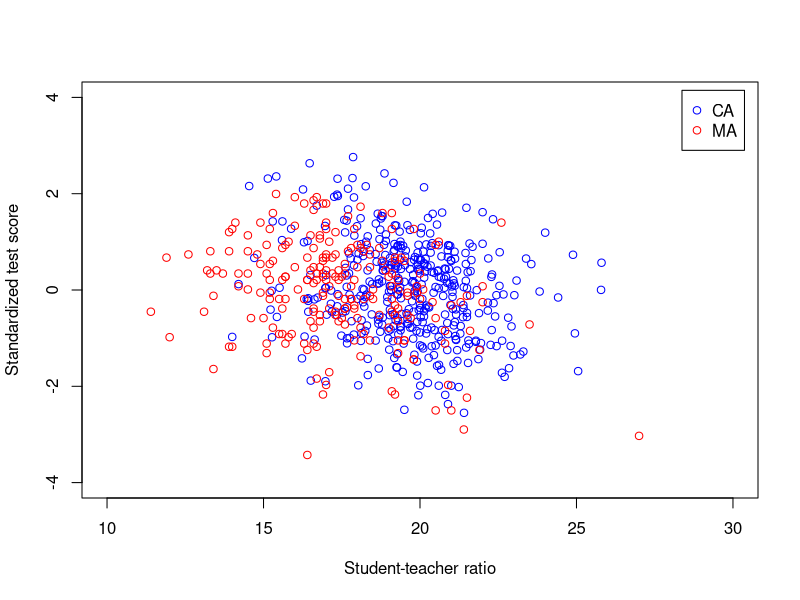

Write R code to recreate this figure. (Note: this script raises an error after producing the figure.)
## ---- chunk 1
library(AER) # Load Applied Econometrics with R library
library(parameters) # Load parameters library 

data(CASchools) # Load CASchools data
# Generate a couple of useful variables
CASchools$STR <- CASchools$students/CASchools$teachers  # Student-teacher ratio
CASchools$Score <- (CASchools$read + CASchools$math)/2  # Student test score
CASchools$HiEL <- as.numeric(CASchools$english > median(CASchools$english)) # Indicator for districts w/ above median English learners
# Compute standardized CA score
CASchools$Score.std <- (CASchools$Score - mean(CASchools$Score))/sd(CASchools$Score)  

data(MASchools) # Load MASchools data
# Generate a couple of useful variables
MASchools$Score <- MASchools$score4 
MASchools$STR <- MASchools$stratio
MASchools$HiEL <- as.numeric(MASchools$english > median(MASchools$english)) # Indicator for districts w/ above median English learners
# Compute standardized MAscore
MASchools$Score.std <- (MASchools$Score - mean(MASchools$Score))/sd(MASchools$Score)  
## ---- chunk 2
# Table w/ descriptive statistics (Table 9.1 in Stock and Watson)
vars <- c("Score","Score.std", "STR", "english", "lunch", "income")
# Note: sapply() applies the function provided (e.g. mean) to every column of the data frame CASchools[, vars]; sapply() returns a vector
# Note: cbind() binds sequence of vectors/matrices/dataframes by column
dstat <- cbind(CA_mean = sapply(CASchools[, vars], mean),
               CA_sd   = sapply(CASchools[, vars], sd),
               MA_mean = sapply(MASchools[, vars], mean),
               MA_sd   = sapply(MASchools[, vars], sd))
round(dstat, digits = 2) # Print to console, round to 2 digits
## ---- chunk 3
plot(CASchools$STR,CASchools$Score.std,
     xlab = "Student-teacher ratio", 
     ylab = "Standardized test score",
     col = "blue",
     xlim=c(10,30),
     ylim=c(-4,4)) 
points(MASchools$STR,MASchools$Score.std,
     col = "red")
# Add legends to the plot 
legend("topright", inset = 0.02, 
       legend=c("CA", "MA"),
       col=c("blue", "red"), 
       pch=c(1,1))
## ---- chunk 4
# Six regression models using CA data
lm1.CA <- lm(Score.std ~ STR, data = CASchools)
lm2.CA <- lm(Score.std ~ STR + english + lunch + log(income), data = CASchools)
lm3.CA <- lm(Score.std ~ STR + english + lunch + income + 
             I(income^2) + I(income^3), data = CASchools)
lm4.CA <- lm(Score.std ~ STR + I(STR^2) + I(STR^3) + english + 
             lunch + income + I(income^2) + I(income^3), data = CASchools)
lm5.CA <- lm(Score.std ~ STR + I(income^2) + I(income^3) + 
             HiEL:STR + lunch + income, data = CASchools)
lm6.CA <- lm(Score.std ~ STR + I(income^2) + I(income^3) + 
             HiEL + HiEL:STR + lunch + income, data = CASchools)

# gather robust standard errors
robSE.CA <- list(sqrt(diag(vcovHC(lm1.CA, type = "HC1"))),
                 sqrt(diag(vcovHC(lm2.CA, type = "HC1"))),
                 sqrt(diag(vcovHC(lm3.CA, type = "HC1"))),
                 sqrt(diag(vcovHC(lm4.CA, type = "HC1"))),
                 sqrt(diag(vcovHC(lm5.CA, type = "HC1"))),
                 sqrt(diag(vcovHC(lm6.CA, type = "HC1"))))

# Six regression models using MA data
lm1.MA <- lm(Score.std ~ STR, data = MASchools)
lm2.MA <- lm(Score.std ~ STR + english + lunch + log(income), data = MASchools)
lm3.MA <- lm(Score.std ~ STR + english + lunch + income + 
             I(income^2) + I(income^3), data = MASchools)
lm4.MA <- lm(Score.std ~ STR + I(STR^2) + I(STR^3) + english + 
             lunch + income + I(income^2) + I(income^3), data = MASchools)
lm5.MA <- lm(Score.std ~ STR + I(income^2) + I(income^3) + 
             HiEL:STR + lunch + income, data = MASchools)
lm6.MA <- lm(Score.std ~ STR + I(income^2) + I(income^3) + 
             HiEL + HiEL:STR + lunch + income, data = MASchools)

# gather robust standard errors
robSE.MA <- list(sqrt(diag(vcovHC(lm1.MA, type = "HC1"))),
                 sqrt(diag(vcovHC(lm2.MA, type = "HC1"))),
                 sqrt(diag(vcovHC(lm3.MA, type = "HC1"))),
                 sqrt(diag(vcovHC(lm4.MA, type = "HC1"))),
                 sqrt(diag(vcovHC(lm5.MA, type = "HC1"))),
                 sqrt(diag(vcovHC(lm6.MA, type = "HC1"))))
## ---- chunk 5
# F-test for nonlinear effects of STR
linearHypothesis(lm4.CA, c("I(STR^2)=0", "I(STR^3)=0"), white.adjust = "hc1")
## ---- chunk 6
plot(CASchools$STR,CASchools$Score.std,
     xlab = "Student-teacher ratio", 
     ylab = "Standardized test score",
     col = "blue") 
# data for use with predict()
new.data.CA <- data.frame("STR" = seq(14, 26, 0.05), 
                          "english" = mean(CASchools$english),
                          "lunch" = mean(CASchools$lunch),
                          "income" = mean(CASchools$income),
                          "HiEL" = mean(CASchools$HiEL))
# add estimated regression function for model III
fitted.lm3.CA <- predict(lm3.CA, newdata = new.data.CA)
lines(new.data.CA$STR, 
      fitted.lm3.CA,
      lwd = 3,
      lty = 2,
      col = "blue")
# add estimated regression function for model IV
fitted.lm4.CA <- predict(lm4.CA, newdata = new.data.CA)
lines(new.data.CA$STR, 
      fitted.lm4.CA,
      lwd = 3,
      col = "blue")
# Add legends to the plot 
legend("bottomright", inset = 0.02, 
       legend=c("Linear (Model III)", "Cubic (Model IV)"),
       col=c("blue", "blue"), 
       lty=c(1,2),
       lwd=c(3,3))

cubicregfct.lm4.CA <- function(x){lm4.CA$coefficients["STR"]*x + lm4.CA$coefficients["I(STR^2)"]*x^2 + lm4.CA$coefficients["I(STR^3)"]*x^3}
# cubicregfct.lm4.CA(20) - cubicregfct.lm4.CA(19)
# cubicregfct.lm4.CA(18) - cubicregfct.lm4.CA(17)
## ---- chunk 7
# F-test for nonlinear effects of STR
linearHypothesis(lm4.MA, c("I(STR^2)=0", "I(STR^3)=0"), white.adjust = "hc1")
## ---- chunk 8
new.data.MA <- data.frame("STR" = seq(11, 27, 0.05), 
                          "english" = mean(MASchools$english),
                          "lunch" = mean(MASchools$lunch),
                          "income" = mean(MASchools$income),
                          "HiEL" = mean(MASchools$HiEL))
fitted.lm3.MA <- predict(lm3.MA, newdata = new.data.MA)
plot(CASchools$STR,CASchools$Score.std,
     xlab = "Student-teacher ratio", 
     ylab = "Standardized test score",
     col = "blue",
     xlim=c(10,30),
     ylim=c(-4,4)) 
points(MASchools$STR,MASchools$Score.std,
     col = "red")
lines(new.data.CA$STR, 
      fitted.lm4.CA,
      lwd = 3,
      col = "blue")
lines(new.data.MA$STR, 
      fitted.lm3.MA,
      lwd = 3,
      col = "red")
# Add legends to the plot 
legend("topright", inset = 0.02, 
       legend=c("CA", "MA"),
       col=c("blue", "red"), 
       lwd=c(3,3))
